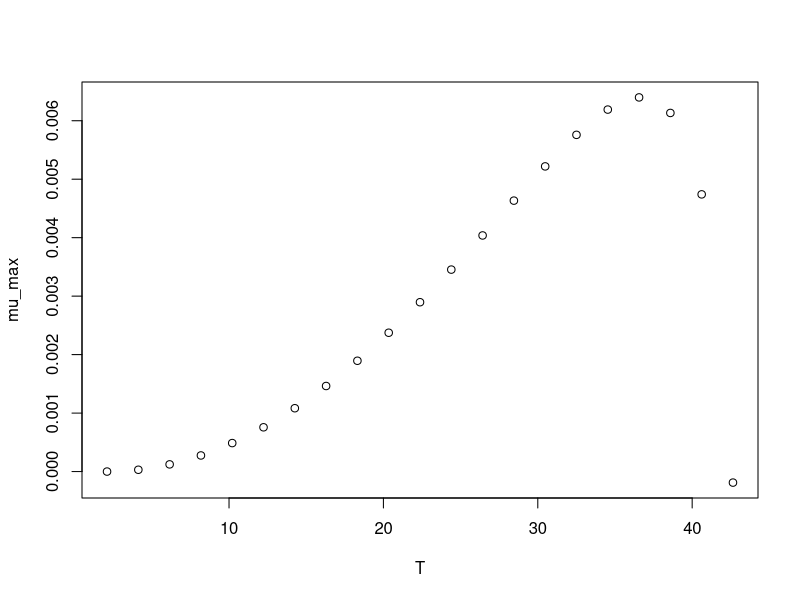

Write R code to recreate this figure.
#############################
# start of Parameter script
#############################
T <- seq(2.0979020979021,42.6426,length.out=21)
#############################
# end of Parameter script
#############################
############################# 
# start of Model script Gropin ID 402 
#############################
 
# constant coefficients for this model
 
variables <- data.frame(T)
argumentsPar <- expand.grid(variables)
 
# heart of the model
response_surface <- function(T) {
   mumax <-(6.4*(10^-3)*(T-42.6)*((T-2.1)^2))/((36.7-2.1)*((36.7-2.1)*(T-36.7)-(36.7-42.6)*(36.7+2.1-2*T)))

return(mumax=mumax)
} 

# output parameters
mumax <- cbind(argumentsPar,response_surface(argumentsPar['T']))
colnames(mumax) <- c(colnames(argumentsPar),'mumax')
#############################
# End of Model script
#############################
############################# 
# start of Visualisation script Gropin ID 402 
#############################
plot(T,mumax$mumax,
                          xlab='T',
                          ylab='mu_max')
#############################
# End of Visualisation script
#############################
